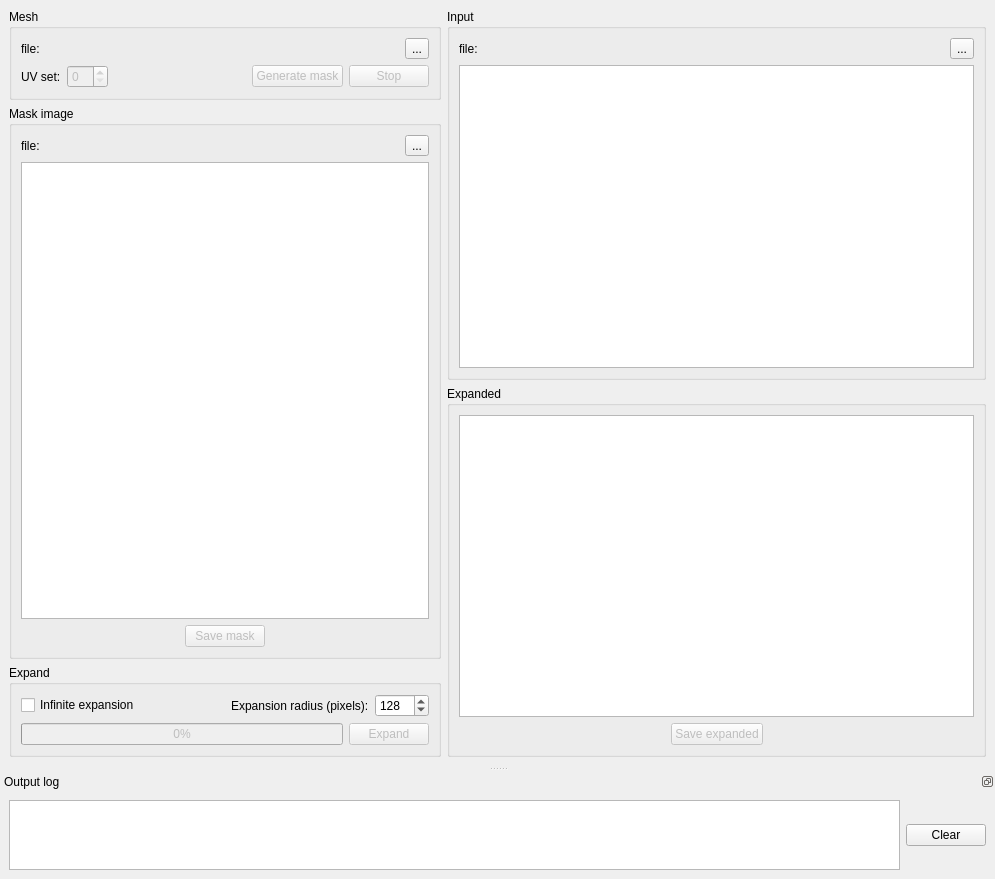
<?xml version="1.0" encoding="UTF-8"?>
<ui version="4.0">
 <class>MainWin</class>
 <widget class="QMainWindow" name="MainWin">
  <property name="geometry">
   <rect>
    <x>0</x>
    <y>0</y>
    <width>995</width>
    <height>879</height>
   </rect>
  </property>
  <property name="windowTitle">
   <string>texpand</string>
  </property>
  <widget class="QWidget" name="centralwidget">
   <property name="sizePolicy">
    <sizepolicy hsizetype="Preferred" vsizetype="Expanding">
     <horstretch>0</horstretch>
     <verstretch>0</verstretch>
    </sizepolicy>
   </property>
   <layout class="QVBoxLayout" name="verticalLayout_11">
    <item>
     <layout class="QHBoxLayout" name="horizontalLayout_8" stretch="8,10">
      <item>
       <layout class="QVBoxLayout" name="verticalLayout">
        <item>
         <widget class="QGroupBox" name="group_mesh">
          <property name="title">
           <string>Mesh</string>
          </property>
          <layout class="QVBoxLayout" name="verticalLayout_2">
           <item>
            <layout class="QHBoxLayout" name="horizontalLayout">
             <item>
              <widget class="QLabel" name="label_2">
               <property name="sizePolicy">
                <sizepolicy hsizetype="Maximum" vsizetype="Preferred">
                 <horstretch>0</horstretch>
                 <verstretch>0</verstretch>
                </sizepolicy>
               </property>
               <property name="text">
                <string>file:</string>
               </property>
              </widget>
             </item>
             <item>
              <widget class="QLabel" name="tx_meshfile">
               <property name="text">
                <string>&lt;N/A&gt;</string>
               </property>
              </widget>
             </item>
             <item>
              <widget class="QToolButton" name="bn_selmesh">
               <property name="text">
                <string>...</string>
               </property>
              </widget>
             </item>
            </layout>
           </item>
           <item>
            <layout class="QHBoxLayout" name="horizontalLayout_3">
             <item>
              <widget class="QLabel" name="lb_uvset">
               <property name="sizePolicy">
                <sizepolicy hsizetype="Maximum" vsizetype="Preferred">
                 <horstretch>0</horstretch>
                 <verstretch>0</verstretch>
                </sizepolicy>
               </property>
               <property name="text">
                <string>UV set:</string>
               </property>
              </widget>
             </item>
             <item>
              <widget class="QSpinBox" name="spin_uvset">
               <property name="enabled">
                <bool>false</bool>
               </property>
               <property name="sizePolicy">
                <sizepolicy hsizetype="Fixed" vsizetype="Fixed">
                 <horstretch>0</horstretch>
                 <verstretch>0</verstretch>
                </sizepolicy>
               </property>
               <property name="baseSize">
                <size>
                 <width>41</width>
                 <height>0</height>
                </size>
               </property>
               <property name="maximum">
                <number>16</number>
               </property>
              </widget>
             </item>
             <item>
              <spacer name="horizontalSpacer_6">
               <property name="orientation">
                <enum>Qt::Horizontal</enum>
               </property>
               <property name="sizeHint" stdset="0">
                <size>
                 <width>40</width>
                 <height>20</height>
                </size>
               </property>
              </spacer>
             </item>
             <item>
              <widget class="QPushButton" name="bn_gen_mask">
               <property name="enabled">
                <bool>false</bool>
               </property>
               <property name="text">
                <string>Generate mask</string>
               </property>
              </widget>
             </item>
             <item>
              <widget class="QPushButton" name="bn_stop_gen">
               <property name="enabled">
                <bool>false</bool>
               </property>
               <property name="text">
                <string>Stop</string>
               </property>
              </widget>
             </item>
            </layout>
           </item>
          </layout>
         </widget>
        </item>
        <item>
         <widget class="QGroupBox" name="groupBox_3">
          <property name="sizePolicy">
           <sizepolicy hsizetype="Expanding" vsizetype="Preferred">
            <horstretch>4</horstretch>
            <verstretch>0</verstretch>
           </sizepolicy>
          </property>
          <property name="title">
           <string>Mask image</string>
          </property>
          <layout class="QVBoxLayout" name="verticalLayout_8">
           <item>
            <layout class="QHBoxLayout" name="horizontalLayout_4">
             <item>
              <widget class="QLabel" name="label_3">
               <property name="sizePolicy">
                <sizepolicy hsizetype="Maximum" vsizetype="Preferred">
                 <horstretch>0</horstretch>
                 <verstretch>0</verstretch>
                </sizepolicy>
               </property>
               <property name="text">
                <string>file:</string>
               </property>
              </widget>
             </item>
             <item>
              <widget class="QLabel" name="lb_maskfile">
               <property name="enabled">
                <bool>true</bool>
               </property>
               <property name="text">
                <string>&lt;N/A&gt;</string>
               </property>
              </widget>
             </item>
             <item>
              <widget class="QToolButton" name="bn_selmask">
               <property name="enabled">
                <bool>true</bool>
               </property>
               <property name="text">
                <string>...</string>
               </property>
              </widget>
             </item>
            </layout>
           </item>
           <item>
            <widget class="ImageView" name="gview_mask">
             <property name="dragMode">
              <enum>QGraphicsView::ScrollHandDrag</enum>
             </property>
            </widget>
           </item>
           <item>
            <layout class="QHBoxLayout" name="horizontalLayout_6">
             <item>
              <spacer name="horizontalSpacer_2">
               <property name="orientation">
                <enum>Qt::Horizontal</enum>
               </property>
               <property name="sizeHint" stdset="0">
                <size>
                 <width>40</width>
                 <height>20</height>
                </size>
               </property>
              </spacer>
             </item>
             <item>
              <widget class="QPushButton" name="bn_save_mask">
               <property name="enabled">
                <bool>false</bool>
               </property>
               <property name="text">
                <string>Save mask</string>
               </property>
              </widget>
             </item>
             <item>
              <spacer name="horizontalSpacer_3">
               <property name="orientation">
                <enum>Qt::Horizontal</enum>
               </property>
               <property name="sizeHint" stdset="0">
                <size>
                 <width>40</width>
                 <height>20</height>
                </size>
               </property>
              </spacer>
             </item>
            </layout>
           </item>
          </layout>
         </widget>
        </item>
        <item>
         <widget class="QGroupBox" name="groupBox">
          <property name="title">
           <string>Expand</string>
          </property>
          <layout class="QVBoxLayout" name="verticalLayout_3">
           <item>
            <layout class="QHBoxLayout" name="horizontalLayout_10">
             <item>
              <widget class="QCheckBox" name="chk_rad_inf">
               <property name="text">
                <string>Infinite expansion</string>
               </property>
              </widget>
             </item>
             <item>
              <spacer name="horizontalSpacer_8">
               <property name="orientation">
                <enum>Qt::Horizontal</enum>
               </property>
               <property name="sizeHint" stdset="0">
                <size>
                 <width>40</width>
                 <height>20</height>
                </size>
               </property>
              </spacer>
             </item>
             <item>
              <widget class="QLabel" name="label_4">
               <property name="sizePolicy">
                <sizepolicy hsizetype="Maximum" vsizetype="Preferred">
                 <horstretch>0</horstretch>
                 <verstretch>0</verstretch>
                </sizepolicy>
               </property>
               <property name="text">
                <string>Expansion radius (pixels):</string>
               </property>
              </widget>
             </item>
             <item>
              <widget class="QSpinBox" name="spin_radius">
               <property name="sizePolicy">
                <sizepolicy hsizetype="Maximum" vsizetype="Fixed">
                 <horstretch>0</horstretch>
                 <verstretch>0</verstretch>
                </sizepolicy>
               </property>
               <property name="minimum">
                <number>1</number>
               </property>
               <property name="maximum">
                <number>8192</number>
               </property>
               <property name="value">
                <number>128</number>
               </property>
              </widget>
             </item>
            </layout>
           </item>
           <item>
            <layout class="QHBoxLayout" name="horizontalLayout_2">
             <item>
              <widget class="QProgressBar" name="progr_expand">
               <property name="enabled">
                <bool>false</bool>
               </property>
               <property name="value">
                <number>0</number>
               </property>
              </widget>
             </item>
             <item>
              <widget class="QPushButton" name="bn_expand">
               <property name="enabled">
                <bool>false</bool>
               </property>
               <property name="text">
                <string>Expand</string>
               </property>
              </widget>
             </item>
            </layout>
           </item>
          </layout>
         </widget>
        </item>
       </layout>
      </item>
      <item>
       <layout class="QVBoxLayout" name="verticalLayout_9" stretch="0,0">
        <item>
         <widget class="QGroupBox" name="groupBox_4">
          <property name="sizePolicy">
           <sizepolicy hsizetype="Expanding" vsizetype="Preferred">
            <horstretch>10</horstretch>
            <verstretch>0</verstretch>
           </sizepolicy>
          </property>
          <property name="title">
           <string>Input</string>
          </property>
          <layout class="QVBoxLayout" name="verticalLayout_5">
           <item>
            <layout class="QHBoxLayout" name="horizontalLayout_5">
             <item>
              <widget class="QLabel" name="label">
               <property name="sizePolicy">
                <sizepolicy hsizetype="Maximum" vsizetype="Preferred">
                 <horstretch>0</horstretch>
                 <verstretch>0</verstretch>
                </sizepolicy>
               </property>
               <property name="text">
                <string>file:</string>
               </property>
              </widget>
             </item>
             <item>
              <widget class="QLabel" name="tx_intexfile">
               <property name="text">
                <string>&lt;N/A&gt;</string>
               </property>
              </widget>
             </item>
             <item>
              <widget class="QToolButton" name="bn_seltex">
               <property name="text">
                <string>...</string>
               </property>
              </widget>
             </item>
            </layout>
           </item>
           <item>
            <widget class="ImageView" name="gview_input">
             <property name="dragMode">
              <enum>QGraphicsView::ScrollHandDrag</enum>
             </property>
            </widget>
           </item>
          </layout>
         </widget>
        </item>
        <item>
         <widget class="QGroupBox" name="groupBox_5">
          <property name="sizePolicy">
           <sizepolicy hsizetype="Expanding" vsizetype="Preferred">
            <horstretch>10</horstretch>
            <verstretch>0</verstretch>
           </sizepolicy>
          </property>
          <property name="title">
           <string>Expanded</string>
          </property>
          <layout class="QVBoxLayout" name="verticalLayout_7">
           <item>
            <widget class="ImageView" name="gview_output">
             <property name="dragMode">
              <enum>QGraphicsView::ScrollHandDrag</enum>
             </property>
            </widget>
           </item>
           <item>
            <layout class="QHBoxLayout" name="horizontalLayout_7">
             <item>
              <spacer name="horizontalSpacer_4">
               <property name="orientation">
                <enum>Qt::Horizontal</enum>
               </property>
               <property name="sizeHint" stdset="0">
                <size>
                 <width>40</width>
                 <height>20</height>
                </size>
               </property>
              </spacer>
             </item>
             <item>
              <widget class="QPushButton" name="bn_save_exp">
               <property name="enabled">
                <bool>false</bool>
               </property>
               <property name="text">
                <string>Save expanded</string>
               </property>
              </widget>
             </item>
             <item>
              <spacer name="horizontalSpacer_5">
               <property name="orientation">
                <enum>Qt::Horizontal</enum>
               </property>
               <property name="sizeHint" stdset="0">
                <size>
                 <width>40</width>
                 <height>20</height>
                </size>
               </property>
              </spacer>
             </item>
            </layout>
           </item>
          </layout>
         </widget>
        </item>
       </layout>
      </item>
     </layout>
    </item>
   </layout>
  </widget>
  <widget class="QDockWidget" name="dockWidget">
   <property name="sizePolicy">
    <sizepolicy hsizetype="Preferred" vsizetype="Preferred">
     <horstretch>0</horstretch>
     <verstretch>0</verstretch>
    </sizepolicy>
   </property>
   <property name="features">
    <set>QDockWidget::DockWidgetFloatable|QDockWidget::DockWidgetMovable</set>
   </property>
   <property name="allowedAreas">
    <set>Qt::BottomDockWidgetArea|Qt::TopDockWidgetArea</set>
   </property>
   <property name="windowTitle">
    <string>Output log</string>
   </property>
   <attribute name="dockWidgetArea">
    <number>8</number>
   </attribute>
   <widget class="QWidget" name="dockWidgetContents">
    <layout class="QHBoxLayout" name="horizontalLayout_9">
     <item>
      <widget class="QPlainTextEdit" name="ed_log">
       <property name="sizePolicy">
        <sizepolicy hsizetype="Expanding" vsizetype="Preferred">
         <horstretch>0</horstretch>
         <verstretch>0</verstretch>
        </sizepolicy>
       </property>
       <property name="font">
        <font>
         <family>Monospace</family>
        </font>
       </property>
       <property name="readOnly">
        <bool>true</bool>
       </property>
      </widget>
     </item>
     <item>
      <widget class="QPushButton" name="bn_clear_log">
       <property name="text">
        <string>Clear</string>
       </property>
      </widget>
     </item>
    </layout>
   </widget>
  </widget>
 </widget>
 <customwidgets>
  <customwidget>
   <class>ImageView</class>
   <extends>QGraphicsView</extends>
   <header>imageview.h</header>
  </customwidget>
 </customwidgets>
 <resources/>
 <connections>
  <connection>
   <sender>bn_clear_log</sender>
   <signal>clicked()</signal>
   <receiver>ed_log</receiver>
   <slot>clear()</slot>
   <hints>
    <hint type="sourcelabel">
     <x>932</x>
     <y>831</y>
    </hint>
    <hint type="destinationlabel">
     <x>867</x>
     <y>810</y>
    </hint>
   </hints>
  </connection>
  <connection>
   <sender>chk_rad_inf</sender>
   <signal>toggled(bool)</signal>
   <receiver>spin_radius</receiver>
   <slot>setDisabled(bool)</slot>
   <hints>
    <hint type="sourcelabel">
     <x>556</x>
     <y>328</y>
    </hint>
    <hint type="destinationlabel">
     <x>930</x>
     <y>322</y>
    </hint>
   </hints>
  </connection>
 </connections>
</ui>
